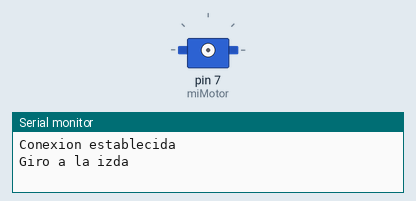
A sketch run on a simulated Arduino Leonardo, built with avr-gcc and run on an emulated ATmega32U4. Parts: servo, the last lines printed to the serial monitor.

Above: at 0.05 s.
At 1.95 s:
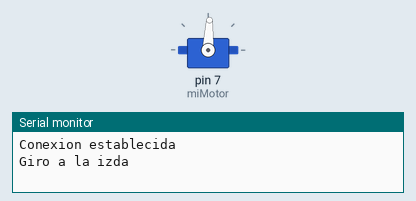
At 3.85 s:
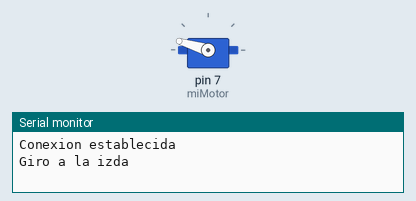
At 7.7 s:
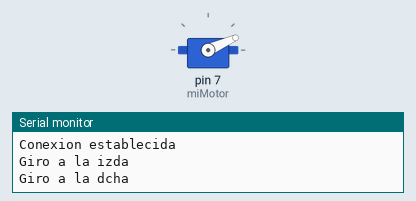
Timing chart, 0 to 10.4 s (numbered marks = the images above):
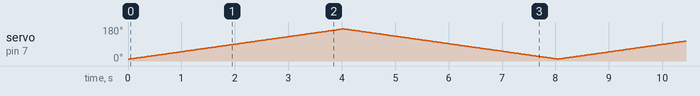

The sketch:

Barridos.ino
```cpp
//Programa para hacer barridos continuamente
//Funciona bien pero si reinicio el arduino el motor no vuelve al bucle
//***************************************************************************

#include <Servo.h>   //Libreria del servo
Servo miMotor;       //Creamos objeto de tipo servo al que llamamos miMotor
int minAngulo=10;    //Angulo minimo del motor alque llega sin vibrar
int maxAngulo=170;   //Angulo Maximo del motor alque llega sin vibrar

void setup() {
  Serial.begin(9600);
  while (!Serial) {} // Le damos tiempo a la Leonardo a que conecte (necesario en Leonardo)
  //  --->  OJO, si reiniciamos la placa necesitamos reiniciar también el puerto serie.
  Serial.println("Conexion establecida");
  miMotor.attach(7);  //Indicamos el pin al que conectamos el motor
  miMotor.write(90);   //Inicamos el motor en posicion central 90º
//Recordemos que el motor permite 0-180 aunque en realidad funcionará bien de 10  170
}

void loop() {
  Serial.println("Giro a la izda");
  for (int i = minAngulo; i < maxAngulo; i++) { // Al angulo maximo llegara durante el giro en sentido contrario
  miMotor.write(i);
  delay(25);    // Pausa para alcanzar la posicion
  }
  Serial.println("Giro a la dcha");
  for (int i = maxAngulo; i > minAngulo; i--) {
  miMotor.write(i);
  delay(25);    // Pausa para alcanzar la posicion
  }
}
```
